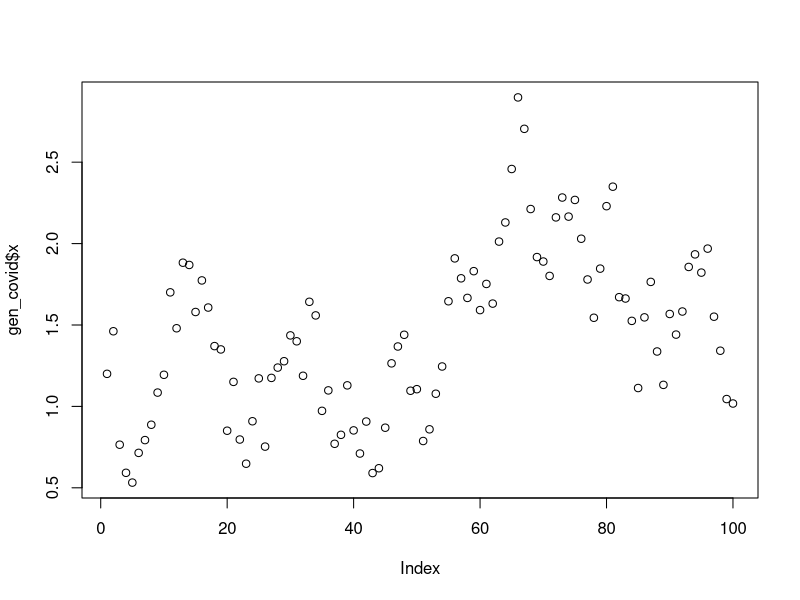

Recreate this plot in R.


gen_normal_rw <- function(len, sd1 = 1, sd2 = 1, x0 = 1, y0 = 1){
  x <- rep(0, len)
  y <- rep(0, len)
  x[1] = x0
  y[1] = y0
  
  for(i in 2:len){
    x[i] <- rnorm(1, x[i-1], sd1)
    y[i] <- rnorm(1, x[i], sd2)
  }
  
  return(data.frame(idx = 1:len, x=x, y=y))
}


gen_bound_pois_rw <- function(len, sd1 = 1, x0 = 1, y0 = 1){
  x <- rep(0, len)
  y <- rep(0, len)
  x[1] = x0
  y[1] = y0
  
  for(i in 2:len){
    x[i] <- rnorm(1, x[i-1], sd1)
    while(x[i]<0){
      x[i] <- rnorm(1, x[i-1], sd1)
    }
    y[i] <- rpois(1, x[i])
  }
  return(data.frame(idx = 1:len, x=x, y=y))
}



# Generate covid data

# 1. Gen list of R
# 2. Set generation interval distribution, gamma(a, b)


gen_covid_rw <- function(len, sd1 = 0.3, x0 = 1.2, y0 = 1, a = 2, b = 2){
  x <- rep(0, len)
  y <- rep(0, len)
  ls <- rep(0, len)
  
  cut = 10
  x[1:cut] = x0
  y[1:cut] = y0
  
  w_all <- dgamma(1:len, shape = a, scale = b)
  
  
  ### Generate R ###
  for(i in 2:len){
    x[i] <- rnorm(1, x[i-1], sd1)
    while(x[i] < 0.5 || x[i] > 3 ){
      x[i] <- rnorm(1, x[i-1], sd1)
    }
  }
  
  for(j in cut:len){
    rate <- x[j] * sum(y[j-1:1] * w_all[1:j-1])
    ls[j] <- rate
    y[j] <- rpois(1, lambda = rate)
  }
  return(data.frame(idx = 1:len, x=x, y=y, lambdas = ls))
}

gen_covid_rw(100)

gen_covid <- gen_covid_rw(100)
plot(gen_covid$x)
